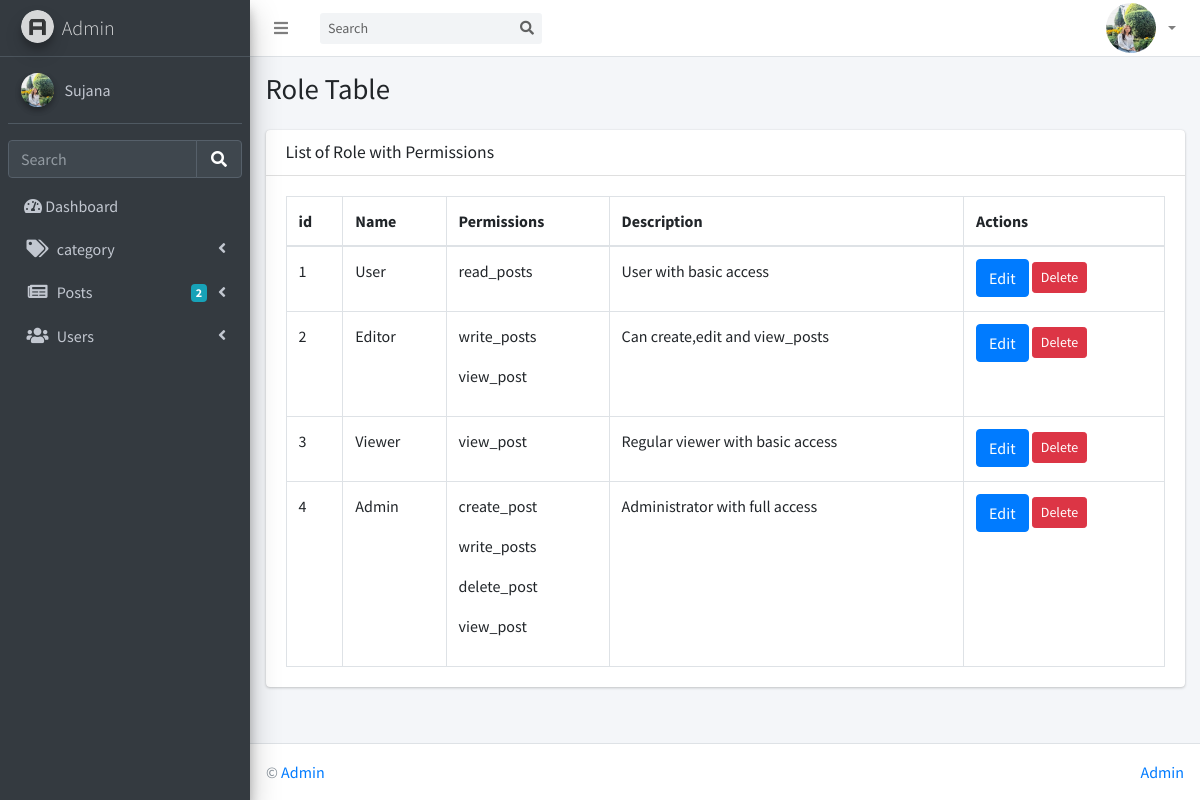
Screenshot of /roles (signed in) with the database file from the repository.
### apps/authentication/models.py (models this page shows, shortened)
class Users(db.Model, UserMixin):
    __tablename__ = 'users'
    id            = db.Column(db.Integer, primary_key=True)
    username      = db.Column(db.String(64), unique=True)
    email         = db.Column(db.String(64), unique=True)
    password= db.Column(db.LargeBinary)
    bio           = db.Column(db.Text(), nullable=True)
    posts = db.relationship('NewsPost', back_populates='author', lazy=True)
    oauth_github  = db.Column(db.String(100), nullable=True)
    oauth_google  = db.Column(db.String(100), nullable=True)
    date_added = db.Column(db.DateTime, default=datetime.utcnow)
    profile_image = db.Column(db.String(200), default='default.jpg')
    role_id = db.Column(db.Integer, db.ForeignKey('roles.id'), nullable=False, default=1)
    role = db.relationship('Role', backref='users')
    login_logs = db.relationship(
        'LoginLog',
        backref='user',
        cascade='all, delete-orphan',
        passive_deletes=True
    )
    permissions = db.relationship(
        'Permission',
        secondary='user_permissions',
        backref=db.backref('users', lazy='dynamic'),
        lazy='dynamic'
    )
    readonly_fields = ["id", "username", "email", "oauth_github", "oauth_google"]
    def has_permission(self, perm_name):
        return self.role and self.role.has_permission(perm_name)

class Role(db.Model):
    __tablename__ = 'roles'
    id = db.Column(db.Integer, primary_key=True)
    name = db.Column(db.String(50), unique=True, nullable=False)
    permissions = db.relationship('Permission', secondary=roles_permissions, backref='roles')
    description = db.Column(db.String(255))
    def has_permission(self, perm_name):
        return any(p.name == perm_name for p in self.permissions)

class Permission(db.Model):
    __tablename__='permissions'
    id = db.Column(db.Integer, primary_key=True)
    name = db.Column(db.String(64), unique=True, nullable=False)
    description = db.Column(db.String(255))

### apps/authentication/routes.py (the view)
@blueprint.route('/roles')
def role_list():
    if current_user.has_permission('manage_roles'):
        flash('You do not have permission to access this page.', 'danger')
        return redirect(url_for('home_blueprint.index'))
    roles = Role.query.all()
    return render_template('accounts/roles_list.html', roles=roles)

### apps/authentication/models.py (called while the page is built)
@login_manager.user_loader
def load_user(author_id):
    return Users.query.get(int(author_id))

### apps/authentication/routes.py (called while the page is built)
@blueprint.before_app_request
def setup_roles_permissions():
    assign_permissions_to_roles()

@blueprint.context_processor
def has_github():
    return {'has_github': bool(Config.GITHUB_ID) and bool(Config.GITHUB_SECRET)}

@blueprint.context_processor
def has_google():
    return {'has_google': bool(Config.GOOGLE_ID) and bool(Config.GOOGLE_SECRET)}

### apps/home/routes.py (called while the page is built)
@blueprint.before_app_request
def create_default_categories():
    default_names = ['Sports', 'Technology', 'Politics', 'Entertainment']
    for name in default_names:
        if not Category.query.filter_by(name=name).first():
            db.session.add(Category(name=name))
    db.session.commit()

### templates/accounts/roles_list.html (shortened to what this page needs)
{% extends "layouts/base.html" %}
{% block body_class %} {% endblock body_class %}
{% block stylesheets %}
  <link rel="stylesheet" href="{{ url_for('static', filename='assets/plugins/fontawesome-free/css/all.min.css') }}">
  <link rel="stylesheet" href="{{ url_for('static', filename='assets/plugins/datatables-bs4/css/dataTables.bootstrap4.min.css') }}">
  <link rel="stylesheet" href="{{ url_for('static', filename='assets/plugins/datatables-responsive/css/responsive.bootstrap4.min.css') }}">
  <link rel="stylesheet" href="{{ url_for('static', filename='assets/css/adminlte.min.css') }}">
{% endblock stylesheets %}
{% block content %}
  <div class="content-wrapper">
    <section class="content-header">
      <div class="container-fluid">
        <div class="row mb-2">
          <div class="col-sm-6">
            <h1>Role Table</h1>
          </div>
        </div>
      </div>
    </section>
    <section class="content">
      <div class="container-fluid">
        <div class="row">
          <div class="col-12">
            <div class="card">
              <div class="card-header">
                <h3 class="card-title"> List of Role with Permissions</h3>
              </div>
              <div class="card-body">
                <table id="example2" class="table table-bordered table-hover">
                  <thead>
                  <tr>
                    <th>id</th>
                    <th>Name</th>
                    <th>Permissions</th>
                    <th>Description</th>
                    <th>Actions</th>
                  </thead>
                  <tbody>
                      {% for role in roles %}
                      <tr>
                        <td>{{ role.id }}</td>
                        <td>{{ role.name }}</td>
                        <td>
                            {% for perm in role.permissions %}
                            <p>{{ perm.name }} </p>
                            {% endfor %}
                        </td>
                        <td>{{ role.description }}</td>
                        <td>
                          <a href="{{ url_for('authentication_blueprint.edit_role', id=role.id) }}" class="btn btn-primary">Edit</a>
                           <form action="{{ url_for('authentication_blueprint.delete_role', id=role.id) }}" method="post" style="display:inline;">
                            <button class="btn btn-sm btn-danger" onclick="return confirm('Delete this role?');">Delete</button>
                          </form>
                        </td>
                    </tr>
                    {% endfor %}
                  </tbody>
               </table>
              </div>
            </div>
          </div>
        </div>
      </div>
    </section>
  </div>
{% endblock content %}

### templates/includes/sidebar.html (shortened to what this page needs)
  <aside class="main-sidebar sidebar-dark-primary elevation-4">
    <a href="/" class="brand-link">
      <img src="{{ url_for('static', filename='assets/img/AdminLTELogo.png') }}" alt="AdminLTE Logo" class="brand-image img-circle elevation-3" style="opacity: .8">
      <span class="brand-text font-weight-light">Admin</span>
    </a>
    <div class="sidebar">
      <div class="user-panel mt-3 pb-3 mb-3 d-flex">
        <div class="image">
          <img src="{{ url_for('static', filename='assets/img/user2-160x160.jpg') }}" class="img-circle elevation-2" alt="User Image">
        </div>
        <div class="info">
          <a href="{{ url_for('authentication_blueprint.logout') }}" class="d-block">
            {{ current_user.username }}
          </a>
        </div>
      </div>
      <div class="form-inline">
        <div class="input-group" data-widget="sidebar-search">
          <input class="form-control form-control-sidebar" type="search" placeholder="Search" aria-label="Search">
          <div class="input-group-append">
            <button class="btn btn-sidebar">
              <i class="fas fa-search fa-fw"></i>
            </button>
          </div>
        </div>
      </div>
      <nav class="mt-2">
        <ul class="nav nav-pills nav-sidebar flex-column" data-widget="treeview" role="menu" data-accordion="false">
            <li class="nav-item {% if 'apps' in parent %} menu-open {% endif %}">
            <a href="/index" class="nav-link {% if 'apps' in parent %} active {% endif %}">
              <i class="fas fa-tachometer-alt"></i>
              <p>
               Dashboard
              </p>
            </a>
          </li>
          <li class="nav-item has-treeview {% if 'index' in segment %} menu-open {% endif %}">
            <a href="#" class="nav-link {% if 'index' in segment %} active {% endif %}">
              <i class="nav-icon fas fa-tags"></i>
              <p>
                category
                <i class="right fas fa-angle-left"></i>
              </p>
            </a>
          </li>
          <li class="nav-item has-treeview {% if 'layout' in segment %} menu-open {% endif %}">
            <a href="#" class="nav-link {% if 'layout' in segment %} active {% endif %}">
              <i class="nav-icon fas fa-newspaper"></i>
              <p>
                Posts
                <i class="fas fa-angle-left right"></i>
                <span class="badge badge-info right">2</span>
              </p>
            </a>
          </li>
          <li class="nav-item has-treeview {% if 'ui-' in segment %} menu-open {% endif %}">
            <a href="#" class="nav-link {% if 'ui-' in segment %} active {% endif %}">
              <i class="nav-icon fas fa-users"></i>
              <p>
                Users
                <i class="fas fa-angle-left right"></i>
              </p>
            </a>
          </li>
        </ul>
      </nav>
    </div>
  </aside>

### rows the page displays
Users: username "Sujana"
Role: id "1", name "User", description "User with basic access"
Permission: name "read_posts"
Role: id "2", name "Editor", description "Can create,edit and view_posts"
Permission: name "write_posts"
Permission: name "view_post"
Role: id "3", name "Viewer", description "Regular viewer with basic access"
Role: id "4", name "Admin", description "Administrator with full access"
Permission: name "create_post"
Permission: name "delete_post"
